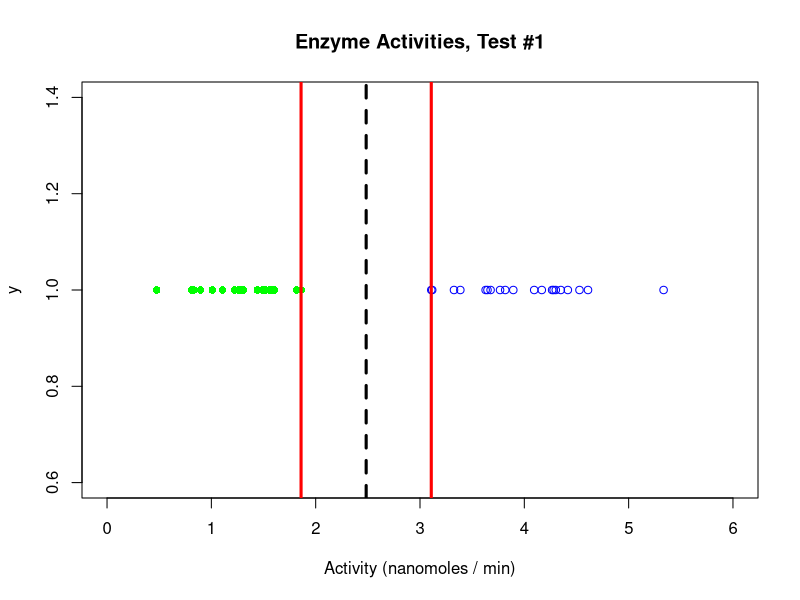

Generate this figure with R: (Note: this script raises an error after producing the figure.)
## ---- chunk 1
knitr::opts_chunk$set(cache = TRUE, fig.align = "center")
## ---- chunk 2
set.seed(1000)
x1 = rnorm(20, mean = 1.5, sd = 0.5)
x1_max = max(x1)
x2 = rnorm(20, mean = 4, sd = 0.5)
x2_min = min(x2)
midpt = (x2_min - x1_max)/2 + x1_max
y = rep(1, 20)

plot(x = x1, y,
     main = "Enzyme Activities, Test #1",
     xlab = "Activity (nanomoles / min)",
     xlim = c(0, 6),
     pch = 16,
     col = "green")
points(x = x2, y, col = "blue")
abline(v = x1_max, col = "red", lwd = 3)
abline(v = midpt, col = "black", lwd = 3, lty = 2)
abline(v = x2_min, col = "red", lwd = 3)
## ---- chunk 3
knitr::include_graphics("../00-data/10-images/vapnick_svm_paper_diagram.png")
## ---- chunk 4
set.seed(1000)
x1 = rnorm(20, mean = 2, sd = 0.75)
x2 = rnorm(20, mean = 3.25, sd = 0.85)
y = rep(1,20)

plot(x = x1, y,
     main = "Enzyme Activities, Situation #2",
     xlab = "Activity (micromoles generated/ min)",
     xlim = c(0, 6),
     pch = 16,
     col = "green")
points(x = x2, y,
       col = "blue")
abline(v = x1_max, col = "red", lwd = 3)
abline(v = midpt, col = "black", lty = 2, lwd = 3)
abline(v = x2_min, col = "red", lwd = 3)
## ---- chunk 5
library(e1071)
set.seed(1000)

x <- c(rnorm(10, mean = 4, sd = 0.1), rnorm(10, mean = 2, sd = 0.1))
y <- c(rnorm(10, mean = 4, sd = 0.1), rnorm(10, mean = 2, sd = 0.1))
z <- c(rep( 1, 10), rep(-1, 10))
data_svm <- data.frame("x" = x, "y" = y, "z" = as.factor(z))
 
svm_model_1 <- svm(z ~ .,
                   data = data_svm,
                   kernel = "linear",
                   cost = 10,
                   scale = FALSE)

plot(svm_model_1,
     data = data_svm)
## ---- chunk 6
xi <- seq(-5, 5, 0.1)
yi <- seq(-5, 5, 0.1)
par(mfrow = c(1, 4))

plot(x = xi, y = 0.2 * yi,
xlim = c(-5, 5),
ylim = c(-1, 1),
type = "l",
col = "blue",
main = "Linear Case",
ylab = "y", xlab = "x")

plot(x = xi, y = 0.05*xi^2,
xlim = c(-5, 5),
ylim = c(-1, 1),
type = "l",
col = "blue",
main = "Polynomial, d=2",
ylab = "y", xlab = "x")

plot(x = xi, y = exp(-0.4*xi^2),
xlim = c(-5, 5),
ylim = c(-1, 1),
type = "l",
col = "blue",
main = "RBF Case",
ylab = "y", xlab = "x")

plot(x = xi, y = tanh(xi),
xlim = c(-5, 5),
ylim = c(-1, 1),
type = "l",
col = "blue",
main = "Tanh Case",
ylab = "y", xlab = "x")
## ---- chunk 7
knitr::include_graphics("../00-data/10-images/vapnick_svm_paper_diagram.png")
## ---- chunk 8
knitr::include_graphics("../00-data/10-images/svm.geometric.margin.png")
## ---- chunk 9
knitr::include_graphics("../00-data/10-images/soft.margin.svm.png")
## ---- chunk 10
knitr::include_graphics("../00-data/10-images/SVM_optimize_2.png")
